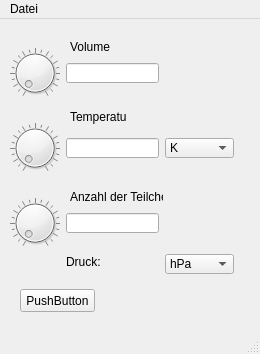
<?xml version="1.0" encoding="UTF-8"?>
<ui version="4.0">
 <class>MainWindow</class>
 <widget class="QMainWindow" name="MainWindow">
  <property name="geometry">
   <rect>
    <x>0</x>
    <y>0</y>
    <width>260</width>
    <height>354</height>
   </rect>
  </property>
  <property name="windowTitle">
   <string>MainWindow</string>
  </property>
  <widget class="QWidget" name="centralwidget">
   <widget class="QComboBox" name="comboBox">
    <property name="geometry">
     <rect>
      <x>165</x>
      <y>235</y>
      <width>69</width>
      <height>20</height>
     </rect>
    </property>
    <item>
     <property name="text">
      <string>hPa</string>
     </property>
    </item>
    <item>
     <property name="text">
      <string>kPa</string>
     </property>
    </item>
    <item>
     <property name="text">
      <string>bar</string>
     </property>
    </item>
   </widget>
   <widget class="QWidget" name="widget" native="true">
    <property name="geometry">
     <rect>
      <x>241</x>
      <y>9</y>
      <width>16</width>
      <height>276</height>
     </rect>
    </property>
   </widget>
   <widget class="QDial" name="dial_T">
    <property name="geometry">
     <rect>
      <x>10</x>
      <y>104</y>
      <width>50</width>
      <height>50</height>
     </rect>
    </property>
    <property name="autoFillBackground">
     <bool>false</bool>
    </property>
    <property name="wrapping">
     <bool>false</bool>
    </property>
    <property name="notchTarget">
     <double>5.000000000000000</double>
    </property>
    <property name="notchesVisible">
     <bool>true</bool>
    </property>
   </widget>
   <widget class="QLabel" name="label">
    <property name="geometry">
     <rect>
      <x>66</x>
      <y>235</y>
      <width>34</width>
      <height>16</height>
     </rect>
    </property>
    <property name="text">
     <string>Druck: </string>
    </property>
   </widget>
   <widget class="QLineEdit" name="lineEdit_V">
    <property name="geometry">
     <rect>
      <x>66</x>
      <y>44</y>
      <width>93</width>
      <height>20</height>
     </rect>
    </property>
   </widget>
   <widget class="QLabel" name="label_V">
    <property name="geometry">
     <rect>
      <x>70</x>
      <y>20</y>
      <width>40</width>
      <height>16</height>
     </rect>
    </property>
    <property name="text">
     <string>Volumen</string>
    </property>
   </widget>
   <widget class="QLineEdit" name="lineEdit_N">
    <property name="geometry">
     <rect>
      <x>66</x>
      <y>194</y>
      <width>93</width>
      <height>20</height>
     </rect>
    </property>
   </widget>
   <widget class="QLabel" name="label_T">
    <property name="geometry">
     <rect>
      <x>70</x>
      <y>90</y>
      <width>56</width>
      <height>16</height>
     </rect>
    </property>
    <property name="text">
     <string>Temperatur</string>
    </property>
   </widget>
   <widget class="QLabel" name="label_N">
    <property name="geometry">
     <rect>
      <x>70</x>
      <y>170</y>
      <width>93</width>
      <height>16</height>
     </rect>
    </property>
    <property name="text">
     <string>Anzahl der Teilchen</string>
    </property>
   </widget>
   <widget class="QLineEdit" name="lineEdit_T">
    <property name="geometry">
     <rect>
      <x>66</x>
      <y>119</y>
      <width>93</width>
      <height>20</height>
     </rect>
    </property>
   </widget>
   <widget class="QComboBox" name="comboBox_T">
    <property name="geometry">
     <rect>
      <x>165</x>
      <y>119</y>
      <width>69</width>
      <height>20</height>
     </rect>
    </property>
    <item>
     <property name="text">
      <string>K</string>
     </property>
    </item>
    <item>
     <property name="text">
      <string>°C</string>
     </property>
    </item>
   </widget>
   <widget class="QDial" name="dial_N">
    <property name="geometry">
     <rect>
      <x>10</x>
      <y>179</y>
      <width>50</width>
      <height>50</height>
     </rect>
    </property>
    <property name="autoFillBackground">
     <bool>false</bool>
    </property>
    <property name="wrapping">
     <bool>false</bool>
    </property>
    <property name="notchTarget">
     <double>5.000000000000000</double>
    </property>
    <property name="notchesVisible">
     <bool>true</bool>
    </property>
   </widget>
   <widget class="QPushButton" name="pushButton">
    <property name="geometry">
     <rect>
      <x>20</x>
      <y>270</y>
      <width>75</width>
      <height>23</height>
     </rect>
    </property>
    <property name="text">
     <string>PushButton</string>
    </property>
   </widget>
   <widget class="QDial" name="dial_V">
    <property name="geometry">
     <rect>
      <x>10</x>
      <y>29</y>
      <width>50</width>
      <height>50</height>
     </rect>
    </property>
    <property name="autoFillBackground">
     <bool>false</bool>
    </property>
    <property name="wrapping">
     <bool>false</bool>
    </property>
    <property name="notchTarget">
     <double>5.000000000000000</double>
    </property>
    <property name="notchesVisible">
     <bool>true</bool>
    </property>
   </widget>
  </widget>
  <widget class="QMenuBar" name="menubar">
   <property name="geometry">
    <rect>
     <x>0</x>
     <y>0</y>
     <width>260</width>
     <height>21</height>
    </rect>
   </property>
   <widget class="QMenu" name="menuDatei">
    <property name="title">
     <string>Datei</string>
    </property>
    <addaction name="separator"/>
    <addaction name="actionSpeichern"/>
    <addaction name="action_fnnen"/>
   </widget>
   <addaction name="menuDatei"/>
  </widget>
  <widget class="QStatusBar" name="statusbar"/>
  <action name="actionSpeichern">
   <property name="text">
    <string>Speichern</string>
   </property>
  </action>
  <action name="action_fnnen">
   <property name="text">
    <string>Öfnnen</string>
   </property>
  </action>
 </widget>
 <resources/>
 <connections/>
</ui>
